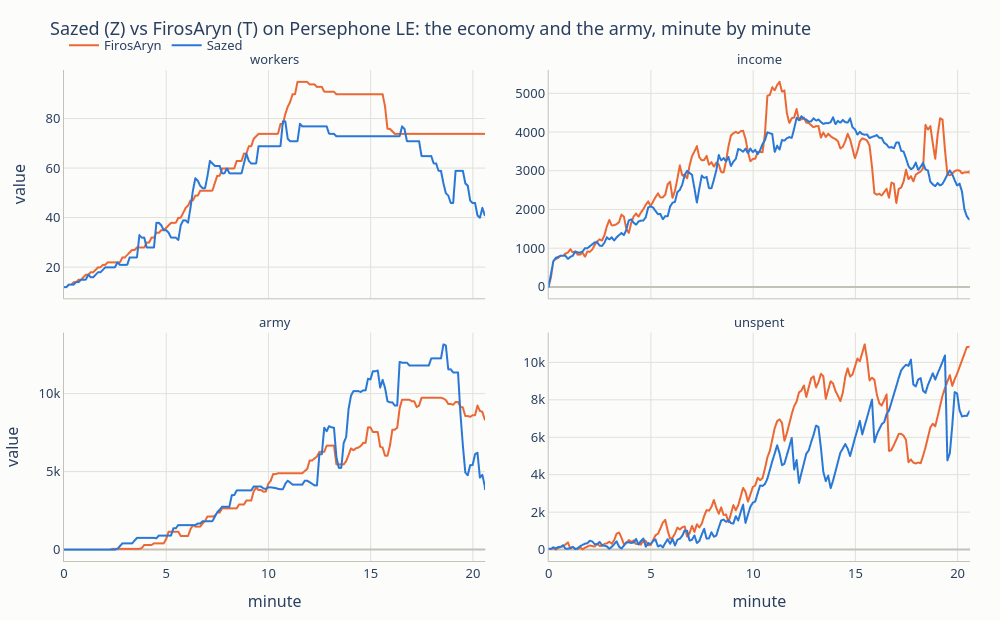

Source (notebook cell):
### Markdown cell above
Four measures, one panel each, the two players in the same two colors in every chart of this
notebook. `unpivot` turns the four columns into one long frame, the format plotly express facets
by.

### Code cell
long = economy.unpivot(index=["player", "minute"], on=["workers", "income", "army", "unspent"], variable_name="measure", value_name="value")
fig = px.line(
    long, x="minute", y="value", color="player", facet_col="measure", facet_col_wrap=2,
    color_discrete_map=PLAYER_COLORS, category_orders={"measure": ["workers", "income", "army", "unspent"]},
    title=f"{TITLE}: the economy and the army, minute by minute", height=620, facet_col_spacing=0.07,
)
fig.update_yaxes(matches=None, showticklabels=True)
fig.for_each_annotation(lambda annotation: annotation.update(text=annotation.text.split("=")[-1]))
viz.show(fig, "level_1_economy")

### Figure 1 — Plotly figure (JSON) as saved in the notebook; plotly's stock layout.template omitted (floating-point values rounded to 4 significant figures; data arrays with more than 128 entries replaced by an {"elided": "..."} marker saying what was removed)
{"data": [{"hovertemplate": "player=FirosAryn<br>measure=workers<br>minute=%{x}<br>value=%{y}<extra></extra>", "legendgroup": "FirosAryn", "line": {"color": "#eb6834", "dash": "solid"}, "marker": {"symbol": "circle"}, "mode": "lines", "name": "FirosAryn", "showlegend": true, "type": "scattergl", "x": {"elided": "175 float values"}, "xaxis": "x3", "y": {"elided": "175 int values"}, "yaxis": "y3"}, {"hovertemplate": "player=Sazed<br>measure=workers<br>minute=%{x}<br>value=%{y}<extra></extra>", "legendgroup": "Sazed", "line": {"color": "#2a78d6", "dash": "solid"}, "marker": {"symbol": "circle"}, "mode": "lines", "name": "Sazed", "showlegend": true, "type": "scattergl", "x": {"elided": "176 float values"}, "xaxis": "x3", "y": {"elided": "176 int values"}, "yaxis": "y3"}, {"hovertemplate": "player=FirosAryn<br>measure=income<br>minute=%{x}<br>value=%{y}<extra></extra>", "legendgroup": "FirosAryn", "line": {"color": "#eb6834", "dash": "solid"}, "marker": {"symbol": "circle"}, "mode": "lines", "name": "FirosAryn", "showlegend": false, "type": "scattergl", "x": {"elided": "175 float values"}, "xaxis": "x4", "y": {"elided": "175 int values"}, "yaxis": "y4"}, {"hovertemplate": "player=Sazed<br>measure=income<br>minute=%{x}<br>value=%{y}<extra></extra>", "legendgroup": "Sazed", "line": {"color": "#2a78d6", "dash": "solid"}, "marker": {"symbol": "circle"}, "mode": "lines", "name": "Sazed", "showlegend": false, "type": "scattergl", "x": {"elided": "176 float values"}, "xaxis": "x4", "y": {"elided": "176 int values"}, "yaxis": "y4"}, {"hovertemplate": "player=FirosAryn<br>measure=army<br>minute=%{x}<br>value=%{y}<extra></extra>", "legendgroup": "FirosAryn", "line": {"color": "#eb6834", "dash": "solid"}, "marker": {"symbol": "circle"}, "mode": "lines", "name": "FirosAryn", "showlegend": false, "type": "scattergl", "x": {"elided": "175 float values"}, "xaxis": "x", "y": {"elided": "175 int values"}, "yaxis": "y"}, {"hovertemplate": "player=Sazed<br>measure=army<br>minute=%{x}<br>value=%{y}<extra></extra>", "legendgroup": "Sazed", "line": {"color": "#2a78d6", "dash": "solid"}, "marker": {"symbol": "circle"}, "mode": "lines", "name": "Sazed", "showlegend": false, "type": "scattergl", "x": {"elided": "176 float values"}, "xaxis": "x", "y": {"elided": "176 int values"}, "yaxis": "y"}, {"hovertemplate": "player=FirosAryn<br>measure=unspent<br>minute=%{x}<br>value=%{y}<extra></extra>", "legendgroup": "FirosAryn", "line": {"color": "#eb6834", "dash": "solid"}, "marker": {"symbol": "circle"}, "mode": "lines", "name": "FirosAryn", "showlegend": false, "type": "scattergl", "x": {"elided": "175 float values"}, "xaxis": "x2", "y": {"elided": "175 int values"}, "yaxis": "y2"}, {"hovertemplate": "player=Sazed<br>measure=unspent<br>minute=%{x}<br>value=%{y}<extra></extra>", "legendgroup": "Sazed", "line": {"color": "#2a78d6", "dash": "solid"}, "marker": {"symbol": "circle"}, "mode": "lines", "name": "Sazed", "showlegend": false, "type": "scattergl", "x": {"elided": "176 float values"}, "xaxis": "x2", "y": {"elided": "176 int values"}, "yaxis": "y2"}], "layout": {"annotations": [{"font": {}, "showarrow": false, "text": "army", "x": 0.2325, "xanchor": "center", "xref": "paper", "y": 0.465, "yanchor": "bottom", "yref": "paper"}, {"font": {}, "showarrow": false, "text": "unspent", "x": 0.7675, "xanchor": "center", "xref": "paper", "y": 0.465, "yanchor": "bottom", "yref": "paper"}, {"font": {}, "showarrow": false, "text": "workers", "x": 0.2325, "xanchor": "center", "xref": "paper", "y": 1.0, "yanchor": "bottom", "yref": "paper"}, {"font": {}, "showarrow": false, "text": "income", "x": 0.7675, "xanchor": "center", "xref": "paper", "y": 1.0, "yanchor": "bottom", "yref": "paper"}], "font": {"family": "system-ui, -apple-system, Segoe UI, sans-serif", "size": 13}, "height": 620, "legend": {"orientation": "h", "title": {}, "tracegroupgap": 0, "x": 0, "xanchor": "left", "y": 1.02, "yanchor": "bottom"}, "margin": {"b": 50, "l": 60, "r": 30, "t": 70}, "paper_bgcolor": "#fcfcfb", "plot_bgcolor": "#fcfcfb", "title": {"text": "Sazed (Z) vs FirosAryn (T) on Persephone LE: the economy and the army, minute by minute"}, "width": 1000, "xaxis": {"anchor": "y", "domain": [0.0, 0.465], "gridcolor": "#e1e0d9", "linecolor": "#c3c2b7", "title": {"text": "minute"}, "zerolinecolor": "#c3c2b7"}, "xaxis2": {"anchor": "y2", "domain": [0.535, 1.0], "gridcolor": "#e1e0d9", "linecolor": "#c3c2b7", "matches": "x", "title": {"text": "minute"}, "zerolinecolor": "#c3c2b7"}, "xaxis3": {"anchor": "y3", "domain": [0.0, 0.465], "gridcolor": "#e1e0d9", "linecolor": "#c3c2b7", "matches": "x", "showticklabels": false, "zerolinecolor": "#c3c2b7"}, "xaxis4": {"anchor": "y4", "domain": [0.535, 1.0], "gridcolor": "#e1e0d9", "linecolor": "#c3c2b7", "matches": "x", "showticklabels": false, "zerolinecolor": "#c3c2b7"}, "yaxis": {"anchor": "x", "domain": [0.0, 0.465], "gridcolor": "#e1e0d9", "linecolor": "#c3c2b7", "showticklabels": true, "title": {"text": "value"}, "zerolinecolor": "#c3c2b7"}, "yaxis2": {"anchor": "x2", "domain": [0.0, 0.465], "gridcolor": "#e1e0d9", "linecolor": "#c3c2b7", "showticklabels": true, "zerolinecolor": "#c3c2b7"}, "yaxis3": {"anchor": "x3", "domain": [0.535, 1.0], "gridcolor": "#e1e0d9", "linecolor": "#c3c2b7", "showticklabels": true, "title": {"text": "value"}, "zerolinecolor": "#c3c2b7"}, "yaxis4": {"anchor": "x4", "domain": [0.535, 1.0], "gridcolor": "#e1e0d9", "linecolor": "#c3c2b7", "showticklabels": true, "zerolinecolor": "#c3c2b7"}}}
